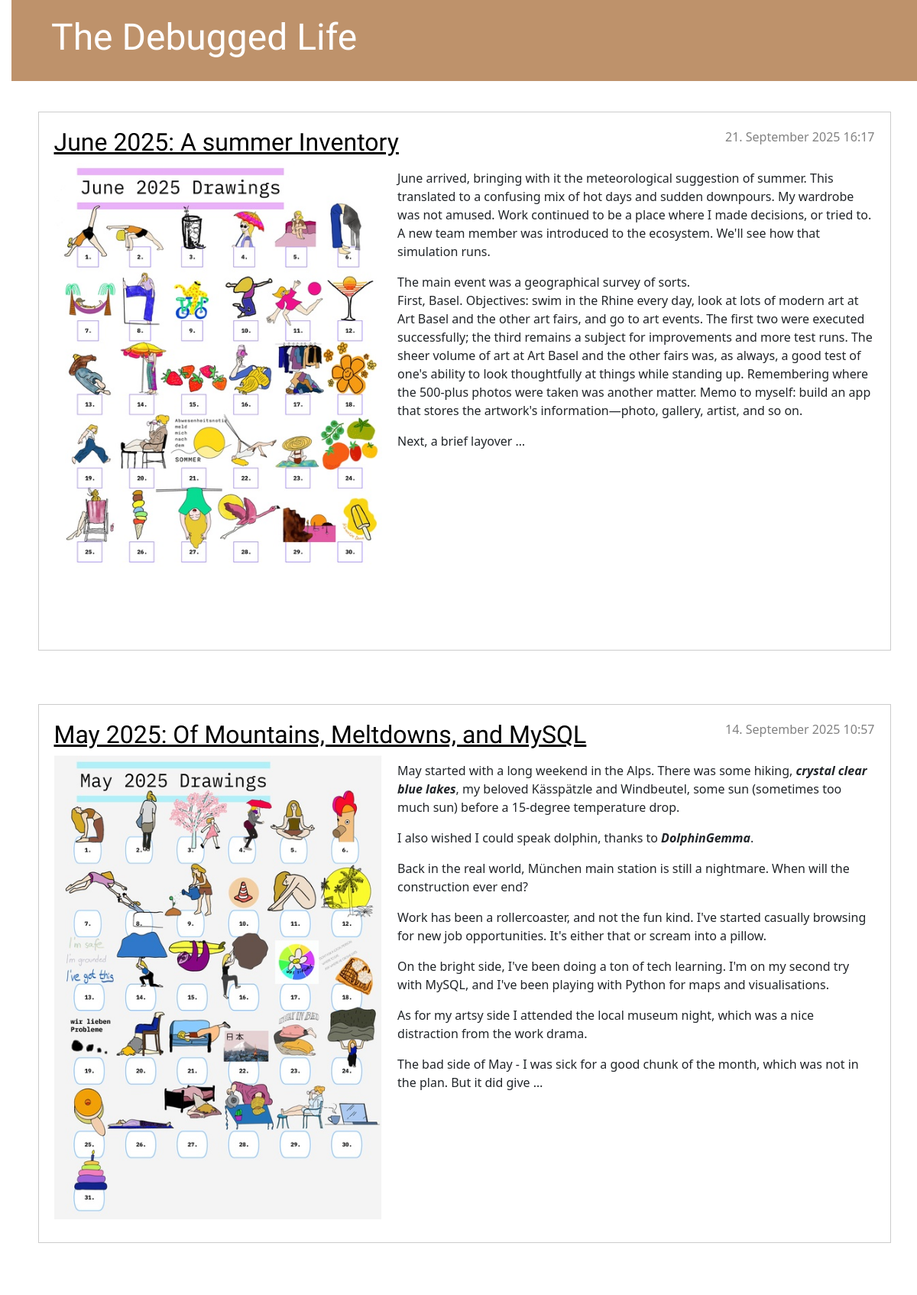
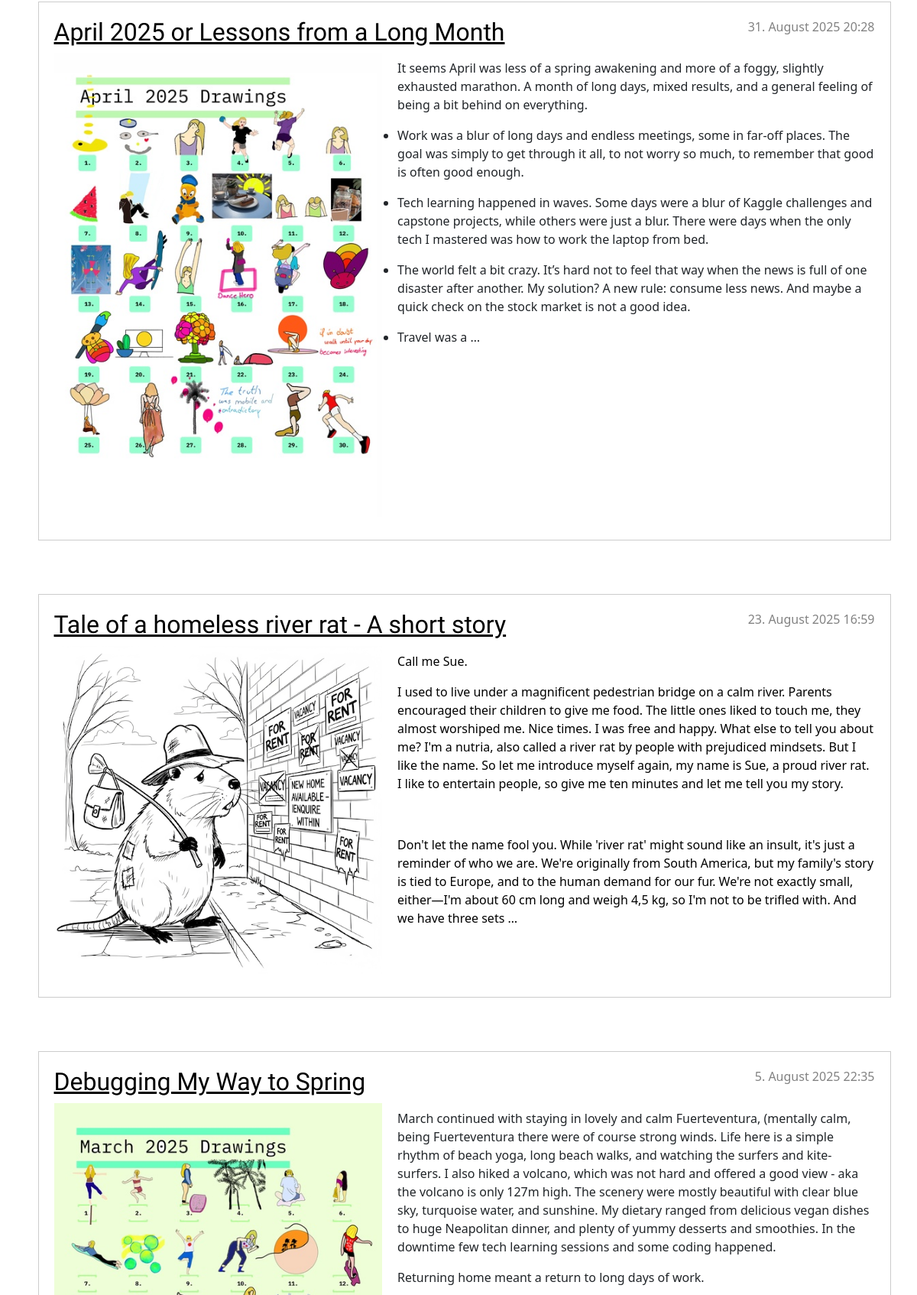
The page / (upper part) on the database its author committed (2 pictures, top to bottom).
### blog/models.py (models this page shows, shortened)
class Post(models.Model):
    author = models.ForeignKey(settings.AUTH_USER_MODEL, on_delete=models.CASCADE)
    title = models.CharField(max_length=200)
    text = RichTextField()
    image = models.ImageField(upload_to='images/', blank=True, null=True)
    created_date = models.DateTimeField(default=timezone.now)
    published_date = models.DateTimeField(blank=True, null=True)

### blog/views.py (the view)
# urls.py: path('', views.post_list, name='post_list'),
def post_list(request):
    posts = Post.objects.filter(published_date__lte=timezone.now()).order_by('-published_date')
    return render(request, 'blog/post_list.html', {'posts': posts})

### blog/templates/blog/post_list.html
{% extends 'blog/base.html' %}
{% load static %}
{% block content %}
    {% for post in posts %}
        <article class="post">
            <time class="date">
                {{ post.published_date }}
            </time>
            <h2><a href="{% url 'post_detail' pk=post.pk %}">{{ post.title }}</a></h2>
            {% if post.image %}
                <a href="{% url 'post_detail' pk=post.pk %}"><img src="{{ post.image.url }}" alt="{{ post.title }}" class="post-image"></a>
            {% endif %}
            <p>{{ post.text|safe|truncatewords_html:170 }}</p>
        </article>
    {% endfor %}
{% endblock %}

### blog/static/css/blog.css (style rules this page uses)
h1 a, h2 a { color: #056186; font-family: 'Lobster'; }
body { padding-left: 15px; }
h1, h2, h3, h4 { font-family: 'Lobster', cursive; }
.date { color: #828282; }
.post { margin-bottom: 70px; border: 1px solid #ccc; padding: 20px; overflow: auto; }
.post h2 a, .post h2 a:visited { color: #000000; }
.post > .date, .post > .actions { float: right; }
.post-image { max-width: 40%; height: auto; float: left; margin-right: 20px; margin-bottom: 10px; }

### rows shown on the page
Post: published_date "21. September 2025 16:17", title "June 2025: A summer Inventory", image (picture), text "June arrived, bringing with it the meteorological suggestion of summer. This translated to a confusing mix of hot days and sudden downpours. My wardrobe was not amused. Work continued to be a place where I made decisions, or tried to. A new team member was introduced to the ecosystem. We'll see how that simulation runs. The main event was a geographical survey of sorts. First, Basel. Objectives: swim in the Rhine every day, look at lots of modern art at Art Basel and the other art fairs, and go to art events. The first two were executed successfully; the third remains a subject for improvements and more test runs. The sheer volume of art at Art Basel and the other fairs was, as always, a…"
Post: published_date "14. September 2025 10:57", title "May 2025: Of Mountains, Meltdowns, and MySQL", image (picture), text "May started with a long weekend in the Alps. There was some hiking, crystal clear blue lakes , my beloved Kässpätzle and Windbeutel, some sun (sometimes too much sun) before a 15-degree temperature drop. I also wished I could speak dolphin, thanks to DolphinGemma . Back in the real world, München main station is still a nightmare. When will the construction ever end? Work has been a rollercoaster, and not the fun kind. I've started casually browsing for new job opportunities. It's either that or scream into a pillow. On the bright side, I've been doing a ton of tech learning. I'm on my second try with MySQL, and I've been playing with Python for maps and visualisations. As for my artsy side…"
Post: published_date "31. August 2025 20:28", title "April 2025 or Lessons from a Long Month", image (picture), text "It seems April was less of a spring awakening and more of a foggy, slightly exhausted marathon. A month of long days, mixed results, and a general feeling of being a bit behind on everything. Work was a blur of long days and endless meetings, some in far-off places. The goal was simply to get through it all, to not worry so much, to remember that good is often good enough. Tech learning happened in waves. Some days were a blur of Kaggle challenges and capstone projects, while others were just a blur. There were days when the only tech I mastered was how to work the laptop from bed. The world felt a bit crazy. It’s hard not to feel that way when the news is full of one disaster after…"
Post: published_date "23. August 2025 16:59", title "Tale of a homeless river rat - A short story", image (picture), text "Call me Sue. I used to live under a magnificent pedestrian bridge on a calm river. Parents encouraged their children to give me food. The little ones liked to touch me, they almost worshiped me. Nice times. I was free and happy. What else to tell you about me? I'm a nutria, also called a river rat by people with prejudiced mindsets. But I like the name. So let me introduce myself again, my name is Sue, a proud river rat. I like to entertain people, so give me ten minutes and let me tell you my story. Don't let the name fool you. While 'river rat' might sound like an insult, it's just a reminder of who we are. We're originally from South America, but my family's story is tied to Europe, and…"
Post: published_date "5. August 2025 22:35", title "Debugging My Way to Spring", image (picture), text "March continued with staying in lovely and calm Fuerteventura, (mentally calm, being Fuerteventura there were of course strong winds. Life here is a simple rhythm of beach yoga, long beach walks, and watching the surfers and kite-surfers. I also hiked a volcano, which was not hard and offered a good view - aka the volcano is only 127m high. The scenery were mostly beautiful with clear blue sky, turquoise water, and sunshine. My dietary ranged from delicious vegan dishes to huge Neapolitan dinner, and plenty of yummy desserts and smoothies. In the downtime few tech learning sessions and some coding happened. Returning home meant a return to long days of work."
